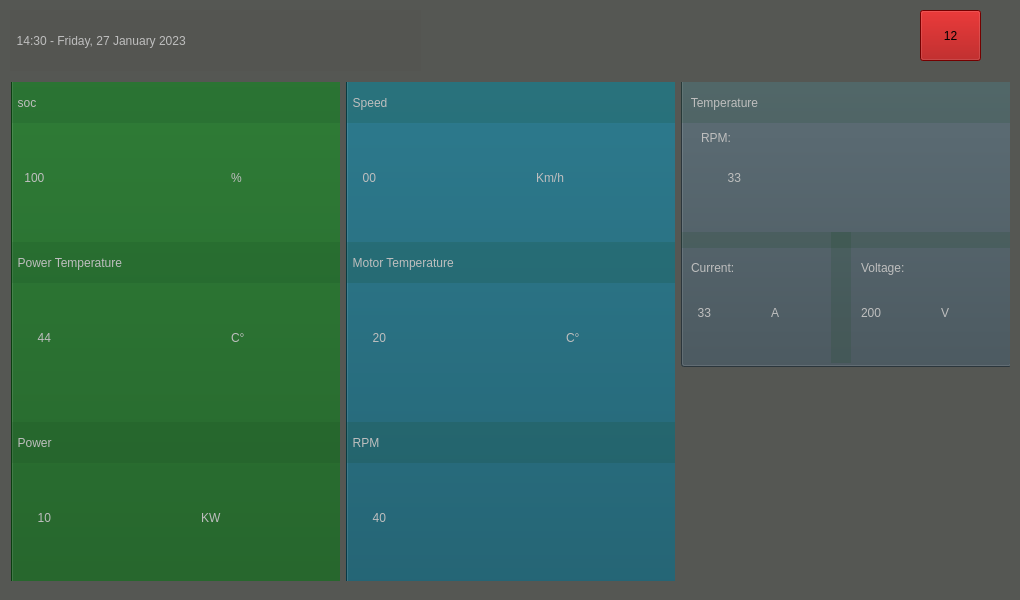
<?xml version="1.0" encoding="UTF-8"?>
<ui version="4.0">
 <class>MainWindow</class>
 <widget class="QMainWindow" name="MainWindow">
  <property name="windowModality">
   <enum>Qt::ApplicationModal</enum>
  </property>
  <property name="enabled">
   <bool>true</bool>
  </property>
  <property name="geometry">
   <rect>
    <x>0</x>
    <y>0</y>
    <width>1020</width>
    <height>600</height>
   </rect>
  </property>
  <property name="contextMenuPolicy">
   <enum>Qt::NoContextMenu</enum>
  </property>
  <property name="windowTitle">
   <string/>
  </property>
  <property name="styleSheet">
   <string notr="true">background-color: rgb(85, 87, 83)</string>
  </property>
  <widget class="QWidget" name="centralWidget">
   <widget class="QWidget" name="horizontalLayoutWidget">
    <property name="geometry">
     <rect>
      <x>0</x>
      <y>71</y>
      <width>1021</width>
      <height>521</height>
     </rect>
    </property>
    <layout class="QHBoxLayout" name="horizontalLayout">
     <item>
      <layout class="QVBoxLayout" name="verticalLayout_3">
       <item>
        <widget class="QWidget" name="widget" native="true">
         <widget class="QPushButton" name="pb_battery">
          <property name="geometry">
           <rect>
            <x>0</x>
            <y>-6</y>
            <width>331</width>
            <height>521</height>
           </rect>
          </property>
          <property name="styleSheet">
           <string notr="true">background-color: rgb(14, 86, 22)</string>
          </property>
          <property name="text">
           <string/>
          </property>
         </widget>
         <widget class="QLabel" name="l_battery">
          <property name="enabled">
           <bool>false</bool>
          </property>
          <property name="geometry">
           <rect>
            <x>0</x>
            <y>0</y>
            <width>331</width>
            <height>41</height>
           </rect>
          </property>
          <property name="toolTip">
           <string>&lt;html&gt;&lt;head/&gt;&lt;body&gt;&lt;p align=&quot;center&quot;&gt;&lt;br/&gt;&lt;/p&gt;&lt;/body&gt;&lt;/html&gt;</string>
          </property>
          <property name="whatsThis">
           <string>&lt;html&gt;&lt;head/&gt;&lt;body&gt;&lt;p align=&quot;center&quot;&gt;&lt;br/&gt;&lt;/p&gt;&lt;/body&gt;&lt;/html&gt;</string>
          </property>
          <property name="styleSheet">
           <string notr="true">background-color: rgba(16, 73, 31,40);
font: 20pt &quot;Ubuntu&quot;;</string>
          </property>
          <property name="text">
           <string>  soc</string>
          </property>
         </widget>
         <widget class="QLabel" name="l_SOC_value">
          <property name="enabled">
           <bool>false</bool>
          </property>
          <property name="geometry">
           <rect>
            <x>10</x>
            <y>50</y>
            <width>161</width>
            <height>91</height>
           </rect>
          </property>
          <property name="styleSheet">
           <string notr="true">background-color: rgba(16, 73, 31,0);
font: 50pt &quot;Ubuntu&quot;;</string>
          </property>
          <property name="text">
           <string> 100</string>
          </property>
         </widget>
         <widget class="QLabel" name="label_3">
          <property name="enabled">
           <bool>false</bool>
          </property>
          <property name="geometry">
           <rect>
            <x>220</x>
            <y>50</y>
            <width>81</width>
            <height>91</height>
           </rect>
          </property>
          <property name="styleSheet">
           <string notr="true">background-color: rgba(16, 73, 31,0);
font: 50pt &quot;Ubuntu&quot;;</string>
          </property>
          <property name="text">
           <string>%</string>
          </property>
         </widget>
         <widget class="QLabel" name="l_battery_15">
          <property name="enabled">
           <bool>false</bool>
          </property>
          <property name="geometry">
           <rect>
            <x>0</x>
            <y>160</y>
            <width>331</width>
            <height>41</height>
           </rect>
          </property>
          <property name="toolTip">
           <string>&lt;html&gt;&lt;head/&gt;&lt;body&gt;&lt;p align=&quot;center&quot;&gt;&lt;br/&gt;&lt;/p&gt;&lt;/body&gt;&lt;/html&gt;</string>
          </property>
          <property name="whatsThis">
           <string>&lt;html&gt;&lt;head/&gt;&lt;body&gt;&lt;p align=&quot;center&quot;&gt;&lt;br/&gt;&lt;/p&gt;&lt;/body&gt;&lt;/html&gt;</string>
          </property>
          <property name="styleSheet">
           <string notr="true">background-color: rgba(16, 73, 31,40);
font: 20pt &quot;Ubuntu&quot;;</string>
          </property>
          <property name="text">
           <string>  Power Temperature</string>
          </property>
         </widget>
         <widget class="QLabel" name="l_powertemp_value">
          <property name="enabled">
           <bool>false</bool>
          </property>
          <property name="geometry">
           <rect>
            <x>20</x>
            <y>210</y>
            <width>161</width>
            <height>91</height>
           </rect>
          </property>
          <property name="styleSheet">
           <string notr="true">background-color: rgba(16, 73, 31,0);
font: 50pt &quot;Ubuntu&quot;;</string>
          </property>
          <property name="text">
           <string>  44</string>
          </property>
         </widget>
         <widget class="QLabel" name="label_5">
          <property name="enabled">
           <bool>false</bool>
          </property>
          <property name="geometry">
           <rect>
            <x>220</x>
            <y>210</y>
            <width>81</width>
            <height>91</height>
           </rect>
          </property>
          <property name="styleSheet">
           <string notr="true">background-color: rgba(16, 73, 31,0);
font: 50pt &quot;Ubuntu&quot;;</string>
          </property>
          <property name="text">
           <string>C°</string>
          </property>
         </widget>
         <widget class="QLabel" name="label_6">
          <property name="enabled">
           <bool>false</bool>
          </property>
          <property name="geometry">
           <rect>
            <x>190</x>
            <y>390</y>
            <width>111</width>
            <height>91</height>
           </rect>
          </property>
          <property name="styleSheet">
           <string notr="true">background-color: rgba(16, 73, 31,0);
font: 50pt &quot;Ubuntu&quot;;</string>
          </property>
          <property name="text">
           <string>KW</string>
          </property>
         </widget>
         <widget class="QLabel" name="l_power_value">
          <property name="enabled">
           <bool>false</bool>
          </property>
          <property name="geometry">
           <rect>
            <x>20</x>
            <y>390</y>
            <width>161</width>
            <height>91</height>
           </rect>
          </property>
          <property name="styleSheet">
           <string notr="true">background-color: rgba(16, 73, 31,0);
font: 50pt &quot;Ubuntu&quot;;</string>
          </property>
          <property name="text">
           <string>  10</string>
          </property>
         </widget>
         <widget class="QLabel" name="l_battery_16">
          <property name="enabled">
           <bool>false</bool>
          </property>
          <property name="geometry">
           <rect>
            <x>0</x>
            <y>340</y>
            <width>331</width>
            <height>41</height>
           </rect>
          </property>
          <property name="toolTip">
           <string>&lt;html&gt;&lt;head/&gt;&lt;body&gt;&lt;p align=&quot;center&quot;&gt;&lt;br/&gt;&lt;/p&gt;&lt;/body&gt;&lt;/html&gt;</string>
          </property>
          <property name="whatsThis">
           <string>&lt;html&gt;&lt;head/&gt;&lt;body&gt;&lt;p align=&quot;center&quot;&gt;&lt;br/&gt;&lt;/p&gt;&lt;/body&gt;&lt;/html&gt;</string>
          </property>
          <property name="styleSheet">
           <string notr="true">background-color: rgba(16, 73, 31,40);
font: 20pt &quot;Ubuntu&quot;;</string>
          </property>
          <property name="text">
           <string>  Power</string>
          </property>
         </widget>
        </widget>
       </item>
      </layout>
     </item>
     <item>
      <layout class="QVBoxLayout" name="verticalLayout_2">
       <item>
        <widget class="QWidget" name="widget_2" native="true">
         <widget class="QPushButton" name="pb_motor">
          <property name="geometry">
           <rect>
            <x>0</x>
            <y>-6</y>
            <width>331</width>
            <height>521</height>
           </rect>
          </property>
          <property name="styleSheet">
           <string notr="true">background-color: rgb(9, 80, 99);
</string>
          </property>
          <property name="text">
           <string/>
          </property>
         </widget>
         <widget class="QLabel" name="label_7">
          <property name="enabled">
           <bool>false</bool>
          </property>
          <property name="geometry">
           <rect>
            <x>220</x>
            <y>210</y>
            <width>81</width>
            <height>91</height>
           </rect>
          </property>
          <property name="styleSheet">
           <string notr="true">background-color: rgba(16, 73, 31,0);
font: 50pt &quot;Ubuntu&quot;;</string>
          </property>
          <property name="text">
           <string>C°</string>
          </property>
         </widget>
         <widget class="QLabel" name="l_speed_value">
          <property name="enabled">
           <bool>false</bool>
          </property>
          <property name="geometry">
           <rect>
            <x>10</x>
            <y>50</y>
            <width>161</width>
            <height>91</height>
           </rect>
          </property>
          <property name="styleSheet">
           <string notr="true">background-color: rgba(16, 73, 31,0);
font: 50pt &quot;Ubuntu&quot;;</string>
          </property>
          <property name="text">
           <string>  00</string>
          </property>
         </widget>
         <widget class="QLabel" name="label_9">
          <property name="enabled">
           <bool>false</bool>
          </property>
          <property name="geometry">
           <rect>
            <x>190</x>
            <y>50</y>
            <width>111</width>
            <height>91</height>
           </rect>
          </property>
          <property name="styleSheet">
           <string notr="true">background-color: rgba(16, 73, 31,0);
font: 30pt &quot;Ubuntu&quot;;</string>
          </property>
          <property name="text">
           <string>Km/h</string>
          </property>
         </widget>
         <widget class="QLabel" name="label_10">
          <property name="enabled">
           <bool>true</bool>
          </property>
          <property name="geometry">
           <rect>
            <x>190</x>
            <y>390</y>
            <width>111</width>
            <height>91</height>
           </rect>
          </property>
          <property name="styleSheet">
           <string notr="true">background-color: rgba(16, 73, 31,0);
font: 50pt &quot;Ubuntu&quot;;</string>
          </property>
          <property name="text">
           <string/>
          </property>
         </widget>
         <widget class="QLabel" name="l_motortemp_value">
          <property name="enabled">
           <bool>false</bool>
          </property>
          <property name="geometry">
           <rect>
            <x>20</x>
            <y>210</y>
            <width>161</width>
            <height>91</height>
           </rect>
          </property>
          <property name="styleSheet">
           <string notr="true">background-color: rgba(16, 73, 31,0);
font: 50pt &quot;Ubuntu&quot;;</string>
          </property>
          <property name="text">
           <string>  20</string>
          </property>
         </widget>
         <widget class="QLabel" name="l_battery_2">
          <property name="enabled">
           <bool>false</bool>
          </property>
          <property name="geometry">
           <rect>
            <x>0</x>
            <y>0</y>
            <width>331</width>
            <height>41</height>
           </rect>
          </property>
          <property name="toolTip">
           <string>&lt;html&gt;&lt;head/&gt;&lt;body&gt;&lt;p align=&quot;center&quot;&gt;&lt;br/&gt;&lt;/p&gt;&lt;/body&gt;&lt;/html&gt;</string>
          </property>
          <property name="whatsThis">
           <string>&lt;html&gt;&lt;head/&gt;&lt;body&gt;&lt;p align=&quot;center&quot;&gt;&lt;br/&gt;&lt;/p&gt;&lt;/body&gt;&lt;/html&gt;</string>
          </property>
          <property name="styleSheet">
           <string notr="true">background-color: rgba(16, 73, 31,40);
font: 20pt &quot;Ubuntu&quot;;</string>
          </property>
          <property name="text">
           <string>  Speed</string>
          </property>
         </widget>
         <widget class="QLabel" name="l_battery_17">
          <property name="enabled">
           <bool>false</bool>
          </property>
          <property name="geometry">
           <rect>
            <x>0</x>
            <y>160</y>
            <width>331</width>
            <height>41</height>
           </rect>
          </property>
          <property name="toolTip">
           <string>&lt;html&gt;&lt;head/&gt;&lt;body&gt;&lt;p align=&quot;center&quot;&gt;&lt;br/&gt;&lt;/p&gt;&lt;/body&gt;&lt;/html&gt;</string>
          </property>
          <property name="whatsThis">
           <string>&lt;html&gt;&lt;head/&gt;&lt;body&gt;&lt;p align=&quot;center&quot;&gt;&lt;br/&gt;&lt;/p&gt;&lt;/body&gt;&lt;/html&gt;</string>
          </property>
          <property name="styleSheet">
           <string notr="true">background-color: rgba(16, 73, 31,40);
font: 20pt &quot;Ubuntu&quot;;</string>
          </property>
          <property name="text">
           <string>  Motor Temperature</string>
          </property>
         </widget>
         <widget class="QLabel" name="l_RPM_value">
          <property name="enabled">
           <bool>false</bool>
          </property>
          <property name="geometry">
           <rect>
            <x>20</x>
            <y>390</y>
            <width>161</width>
            <height>91</height>
           </rect>
          </property>
          <property name="styleSheet">
           <string notr="true">background-color: rgba(16, 73, 31,0);
font: 50pt &quot;Ubuntu&quot;;</string>
          </property>
          <property name="text">
           <string>  40</string>
          </property>
         </widget>
         <widget class="QLabel" name="l_battery_18">
          <property name="enabled">
           <bool>false</bool>
          </property>
          <property name="geometry">
           <rect>
            <x>0</x>
            <y>340</y>
            <width>331</width>
            <height>41</height>
           </rect>
          </property>
          <property name="toolTip">
           <string>&lt;html&gt;&lt;head/&gt;&lt;body&gt;&lt;p align=&quot;center&quot;&gt;&lt;br/&gt;&lt;/p&gt;&lt;/body&gt;&lt;/html&gt;</string>
          </property>
          <property name="whatsThis">
           <string>&lt;html&gt;&lt;head/&gt;&lt;body&gt;&lt;p align=&quot;center&quot;&gt;&lt;br/&gt;&lt;/p&gt;&lt;/body&gt;&lt;/html&gt;</string>
          </property>
          <property name="styleSheet">
           <string notr="true">background-color: rgba(16, 73, 31,40);
font: 20pt &quot;Ubuntu&quot;;</string>
          </property>
          <property name="text">
           <string>  RPM</string>
          </property>
         </widget>
        </widget>
       </item>
      </layout>
     </item>
     <item>
      <layout class="QVBoxLayout" name="verticalLayout">
       <item>
        <widget class="QWidget" name="widget_3" native="true">
         <widget class="QPushButton" name="pb_temperature">
          <property name="geometry">
           <rect>
            <x>0</x>
            <y>-6</y>
            <width>331</width>
            <height>291</height>
           </rect>
          </property>
          <property name="styleSheet">
           <string notr="true">background-color:rgb(60, 76, 84)</string>
          </property>
          <property name="text">
           <string/>
          </property>
         </widget>
         <widget class="QLabel" name="l_temperature">
          <property name="enabled">
           <bool>false</bool>
          </property>
          <property name="geometry">
           <rect>
            <x>0</x>
            <y>0</y>
            <width>331</width>
            <height>41</height>
           </rect>
          </property>
          <property name="toolTip">
           <string>&lt;html&gt;&lt;head/&gt;&lt;body&gt;&lt;p align=&quot;center&quot;&gt;&lt;br/&gt;&lt;/p&gt;&lt;/body&gt;&lt;/html&gt;</string>
          </property>
          <property name="whatsThis">
           <string>&lt;html&gt;&lt;head/&gt;&lt;body&gt;&lt;p align=&quot;center&quot;&gt;&lt;br/&gt;&lt;/p&gt;&lt;/body&gt;&lt;/html&gt;</string>
          </property>
          <property name="styleSheet">
           <string notr="true">background-color: rgba(16, 73, 31,40);
font: 20pt &quot;Ubuntu&quot;;</string>
          </property>
          <property name="text">
           <string>   Temperature</string>
          </property>
         </widget>
         <widget class="QLabel" name="label_20">
          <property name="enabled">
           <bool>false</bool>
          </property>
          <property name="geometry">
           <rect>
            <x>180</x>
            <y>170</y>
            <width>91</width>
            <height>31</height>
           </rect>
          </property>
          <property name="styleSheet">
           <string notr="true">background-color: rgba(16, 73, 31,0);
font: 15pt &quot;Ubuntu&quot;;</string>
          </property>
          <property name="text">
           <string>Voltage:</string>
          </property>
         </widget>
         <widget class="QLabel" name="label_21">
          <property name="enabled">
           <bool>false</bool>
          </property>
          <property name="geometry">
           <rect>
            <x>40</x>
            <y>70</y>
            <width>121</width>
            <height>51</height>
           </rect>
          </property>
          <property name="styleSheet">
           <string notr="true">background-color: rgba(16, 73, 31,0);
font: 40pt &quot;Ubuntu&quot;;</string>
          </property>
          <property name="text">
           <string>  33</string>
          </property>
         </widget>
         <widget class="QLabel" name="label_22">
          <property name="enabled">
           <bool>false</bool>
          </property>
          <property name="geometry">
           <rect>
            <x>180</x>
            <y>200</y>
            <width>81</width>
            <height>61</height>
           </rect>
          </property>
          <property name="styleSheet">
           <string notr="true">background-color: rgba(16, 73, 31,0);
font: 30pt &quot;Ubuntu&quot;;</string>
          </property>
          <property name="text">
           <string>200</string>
          </property>
         </widget>
         <widget class="QLabel" name="label_23">
          <property name="enabled">
           <bool>false</bool>
          </property>
          <property name="geometry">
           <rect>
            <x>180</x>
            <y>70</y>
            <width>81</width>
            <height>51</height>
           </rect>
          </property>
          <property name="styleSheet">
           <string notr="true">background-color: rgba(16, 73, 31,0);
font: 40pt &quot;Ubuntu&quot;;</string>
          </property>
          <property name="text">
           <string/>
          </property>
         </widget>
         <widget class="QLabel" name="label_24">
          <property name="enabled">
           <bool>false</bool>
          </property>
          <property name="geometry">
           <rect>
            <x>10</x>
            <y>200</y>
            <width>81</width>
            <height>61</height>
           </rect>
          </property>
          <property name="styleSheet">
           <string notr="true">background-color: rgba(16, 73, 31,0);
font: 30pt &quot;Ubuntu&quot;;</string>
          </property>
          <property name="text">
           <string>  33</string>
          </property>
         </widget>
         <widget class="QLabel" name="label_25">
          <property name="enabled">
           <bool>false</bool>
          </property>
          <property name="geometry">
           <rect>
            <x>90</x>
            <y>200</y>
            <width>41</width>
            <height>61</height>
           </rect>
          </property>
          <property name="styleSheet">
           <string notr="true">background-color: rgba(16, 73, 31,0);
font: 30pt &quot;Ubuntu&quot;;</string>
          </property>
          <property name="text">
           <string>A</string>
          </property>
         </widget>
         <widget class="QLabel" name="label_26">
          <property name="enabled">
           <bool>false</bool>
          </property>
          <property name="geometry">
           <rect>
            <x>20</x>
            <y>40</y>
            <width>71</width>
            <height>31</height>
           </rect>
          </property>
          <property name="styleSheet">
           <string notr="true">background-color: rgba(16, 73, 31,0);
font: 15pt &quot;Ubuntu&quot;;</string>
          </property>
          <property name="text">
           <string>RPM:</string>
          </property>
         </widget>
         <widget class="QLabel" name="l_battery_6">
          <property name="enabled">
           <bool>false</bool>
          </property>
          <property name="geometry">
           <rect>
            <x>0</x>
            <y>150</y>
            <width>331</width>
            <height>16</height>
           </rect>
          </property>
          <property name="toolTip">
           <string>&lt;html&gt;&lt;head/&gt;&lt;body&gt;&lt;p align=&quot;center&quot;&gt;&lt;br/&gt;&lt;/p&gt;&lt;/body&gt;&lt;/html&gt;</string>
          </property>
          <property name="whatsThis">
           <string>&lt;html&gt;&lt;head/&gt;&lt;body&gt;&lt;p align=&quot;center&quot;&gt;&lt;br/&gt;&lt;/p&gt;&lt;/body&gt;&lt;/html&gt;</string>
          </property>
          <property name="styleSheet">
           <string notr="true">background-color: rgba(16, 73, 31,40);
font: 20pt &quot;Ubuntu&quot;;</string>
          </property>
          <property name="text">
           <string/>
          </property>
         </widget>
         <widget class="QLabel" name="label_27">
          <property name="enabled">
           <bool>false</bool>
          </property>
          <property name="geometry">
           <rect>
            <x>260</x>
            <y>200</y>
            <width>41</width>
            <height>61</height>
           </rect>
          </property>
          <property name="styleSheet">
           <string notr="true">background-color: rgba(16, 73, 31,0);
font: 30pt &quot;Ubuntu&quot;;</string>
          </property>
          <property name="text">
           <string>V</string>
          </property>
         </widget>
         <widget class="QLabel" name="label_28">
          <property name="enabled">
           <bool>false</bool>
          </property>
          <property name="geometry">
           <rect>
            <x>10</x>
            <y>170</y>
            <width>81</width>
            <height>31</height>
           </rect>
          </property>
          <property name="styleSheet">
           <string notr="true">background-color: rgba(16, 73, 31,0);
font: 15pt &quot;Ubuntu&quot;;</string>
          </property>
          <property name="text">
           <string>Current:</string>
          </property>
         </widget>
         <widget class="QLabel" name="l_battery_7">
          <property name="enabled">
           <bool>false</bool>
          </property>
          <property name="geometry">
           <rect>
            <x>150</x>
            <y>150</y>
            <width>20</width>
            <height>131</height>
           </rect>
          </property>
          <property name="toolTip">
           <string>&lt;html&gt;&lt;head/&gt;&lt;body&gt;&lt;p align=&quot;center&quot;&gt;&lt;br/&gt;&lt;/p&gt;&lt;/body&gt;&lt;/html&gt;</string>
          </property>
          <property name="whatsThis">
           <string>&lt;html&gt;&lt;head/&gt;&lt;body&gt;&lt;p align=&quot;center&quot;&gt;&lt;br/&gt;&lt;/p&gt;&lt;/body&gt;&lt;/html&gt;</string>
          </property>
          <property name="styleSheet">
           <string notr="true">background-color: rgba(16, 73, 31,40);
font: 20pt &quot;Ubuntu&quot;;</string>
          </property>
          <property name="text">
           <string/>
          </property>
         </widget>
         <widget class="QLabel" name="l_logo">
          <property name="geometry">
           <rect>
            <x>-30</x>
            <y>290</y>
            <width>371</width>
            <height>291</height>
           </rect>
          </property>
          <property name="styleSheet">
           <string notr="true">image: url(:/images/logotrasparent.png) ;

</string>
          </property>
          <property name="text">
           <string/>
          </property>
         </widget>
        </widget>
       </item>
      </layout>
     </item>
    </layout>
   </widget>
   <widget class="QLabel" name="label_4">
    <property name="enabled">
     <bool>false</bool>
    </property>
    <property name="geometry">
     <rect>
      <x>10</x>
      <y>10</y>
      <width>411</width>
      <height>61</height>
     </rect>
    </property>
    <property name="styleSheet">
     <string notr="true">background-color: rgba(75, 77, 73, 40);
font: 15pt &quot;Ubuntu&quot;;</string>
    </property>
    <property name="text">
     <string>  14:30 - Friday, 27 January 2023</string>
    </property>
   </widget>
   <widget class="QPushButton" name="pushButton_2">
    <property name="geometry">
     <rect>
      <x>920</x>
      <y>10</y>
      <width>61</width>
      <height>51</height>
     </rect>
    </property>
    <property name="styleSheet">
     <string notr="true">background-color: rgb(164, 0, 0)</string>
    </property>
    <property name="text">
     <string>12</string>
    </property>
   </widget>
  </widget>
 </widget>
 <layoutdefault spacing="6" margin="11"/>
 <resources/>
 <connections/>
</ui>
